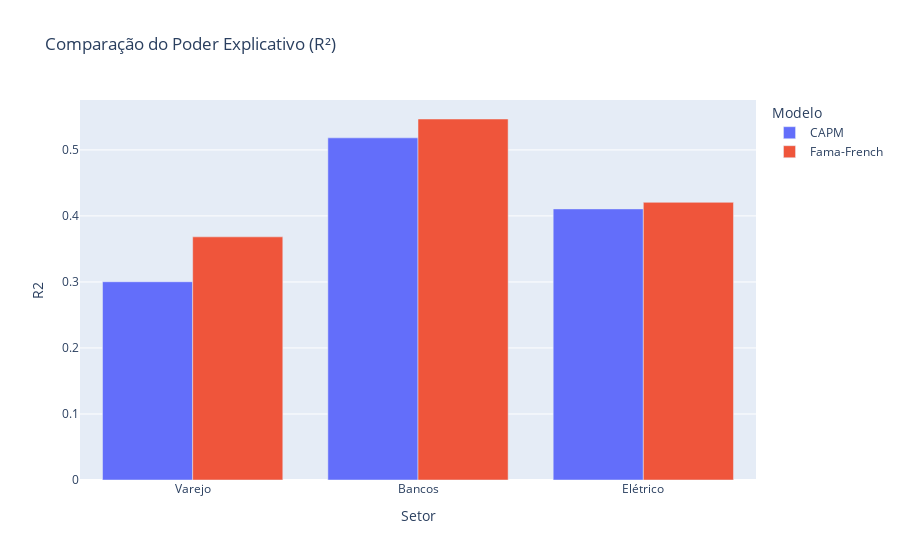

Source (notebook cell):
### Code cell
r2_data = pd.DataFrame({
    'Setor': ['Varejo', 'Varejo', 'Bancos', 'Bancos', 'Elétrico', 'Elétrico'],
    'Modelo': ['CAPM', 'Fama-French', 'CAPM', 'Fama-French', 'CAPM', 'Fama-French'],
    'R2': [modelo_capm_varejo.rsquared, modelo_ff_varejo.rsquared, 
           modelo_capm_bancos.rsquared, modelo_ff_bancos.rsquared,
           modelo_capm_eletrico.rsquared, modelo_ff_eletrico.rsquared]
})

fig3 = px.bar(r2_data, x='Setor', y='R2', color='Modelo', barmode='group',
             title='Comparação do Poder Explicativo (R²)')
fig3.show()

### Figure 1 — Plotly figure (JSON) as saved in the notebook; plotly's stock layout.template omitted (floating-point values rounded to 4 significant figures)
{"data": [{"alignmentgroup": "True", "hovertemplate": "Modelo=CAPM<br>Setor=%{x}<br>R2=%{y}<extra></extra>", "legendgroup": "CAPM", "marker": {"color": "#636efa", "pattern": {"shape": ""}}, "name": "CAPM", "offsetgroup": "CAPM", "orientation": "v", "showlegend": true, "textposition": "auto", "type": "bar", "x": ["Varejo", "Bancos", "Elétrico"], "xaxis": "x", "y": [0.3003, 0.5183, 0.4106], "yaxis": "y"}, {"alignmentgroup": "True", "hovertemplate": "Modelo=Fama-French<br>Setor=%{x}<br>R2=%{y}<extra></extra>", "legendgroup": "Fama-French", "marker": {"color": "#EF553B", "pattern": {"shape": ""}}, "name": "Fama-French", "offsetgroup": "Fama-French", "orientation": "v", "showlegend": true, "textposition": "auto", "type": "bar", "x": ["Varejo", "Bancos", "Elétrico"], "xaxis": "x", "y": [0.3683, 0.5468, 0.4206], "yaxis": "y"}], "layout": {"barmode": "group", "legend": {"title": {"text": "Modelo"}, "tracegroupgap": 0}, "title": {"text": "Comparação do Poder Explicativo (R²)"}, "xaxis": {"anchor": "y", "domain": [0, 1], "title": {"text": "Setor"}}, "yaxis": {"anchor": "x", "domain": [0, 1], "title": {"text": "R2"}}}}
